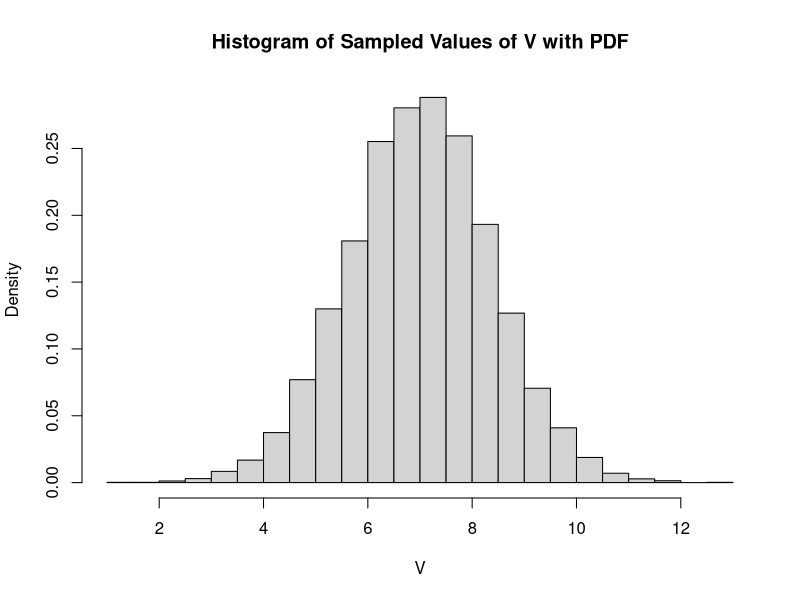

R code for this plot:

n_X <- 10
n_Y <- 15
mu_X <- 5
sigma_X <- sqrt(8)
mu_Y <- -2
sigma_Y <- sqrt(16)

num_simulations <- 10000

V_samples <- numeric(num_simulations)

for (i in 1:num_simulations) {
  X_sample <- rnorm(n_X, mean = mu_X, sd = sigma_X)
  Y_sample <- rnorm(n_Y, mean = mu_Y, sd = sigma_Y)
  
  V_samples[i] <- mean(X_sample) - mean(Y_sample)
}

mean_V <- mean(V_samples)
var_V <- var(V_samples)

proportion_between_6_and_9 <- mean(V_samples >= 6 & V_samples <= 9)

cat("Mean of V:", mean_V, "\n")
cat("Variance of V:", var_V, "\n")
cat("Proportion of V between 6 and 9:", proportion_between_6_and_9, "\n")

hist(V_samples, probability = TRUE, breaks = 30, 
     main = "Histogram of Sampled Values of V with PDF",
     xlab = "V")